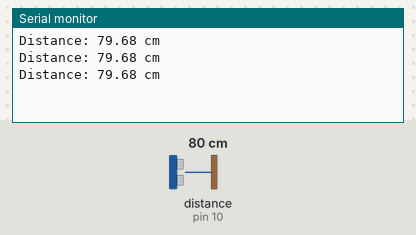
The sketch below on a simulated Arduino Uno, built with avr-gcc and run on an emulated ATmega328P. On the bench: the last lines printed to the serial monitor. Wiring (inferred from the names in the program): ultrasonic range finder: trigger pin 9; echo pin 10. The inputs (shaded band) are chosen by the test bench; at power-on: distance to the obstacle (sensor on pin 10) 80 cm. The echo pulse lasts 58.3 µs per cm.

Above: at 1.3 s.
1.4 s: distance to the obstacle (sensor on pin 10) set to 2 cm
At 1.9 s:
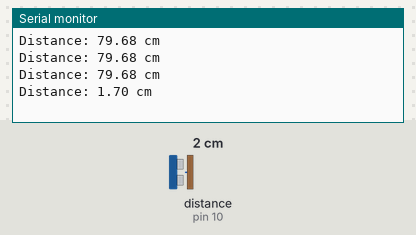
2.9 s: distance to the obstacle (sensor on pin 10) set to 4 cm
At 3.4 s:
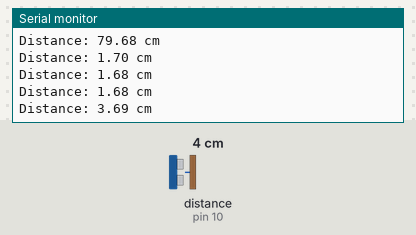
Timing chart, 0 to 5.9 s (numbered marks = the images above; inputs shaded):
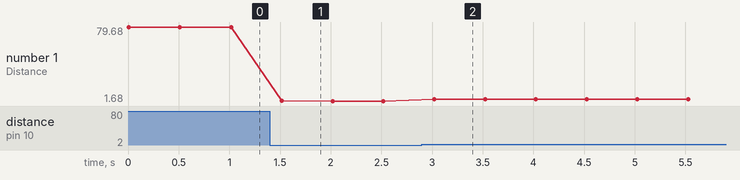

Measured:
- after the input at 1.4 s, the serial monitor: prints a new line after 0.12 s (image 1)
- after the input at 2.9 s, the serial monitor: prints a new line after 0.12 s (image 2)
- plotted number 1: 79.68 → 1.68 after the input at 1.4 s, 1.68 → 3.69 after the input at 2.9 s

The sketch:

sonarAssignment.ino
```cpp
const int TRIG_PIN = 9;
const int ECHO_PIN = 10;

float currentDist;
float minDistance = 9999.0;
float maxDistance = 0.0;
int obstacleCount = 0;

unsigned long startTime;

const int MEASURE_INTERVAL = 500; // ms
const int SUMMARY_INTERVAL = 30000; // ms
const float SOUND_SPEED = 0.0343; // cm per microsecond

// New variables for distinct obstacle detection
bool obstaclePresent = false;  // tracks if currently seeing an obstacle
const float OBSTACLE_THRESHOLD = 100.0; // cm

void setup() {
  Serial.begin(9600);
  pinMode(TRIG_PIN, OUTPUT);
  pinMode(ECHO_PIN, INPUT);
  startTime = millis();
}

void loop() {
  currentDist = getDistance();
  maxDistance = currentDist;

  Serial.print("Distance: ");
  Serial.print(currentDist);
  Serial.println(" cm");

  if (currentDist < minDistance) minDistance = currentDist;
  if (currentDist > maxDistance) maxDistance = currentDist;

  // Detect new obstacle only once when it first appears
  if (currentDist < OBSTACLE_THRESHOLD && !obstaclePresent) {
    obstacleCount++;
    obstaclePresent = true; // mark that obstacle is detected
  }

  // Reset flag when obstacle goes away
  if (currentDist >= OBSTACLE_THRESHOLD && obstaclePresent) {
    obstaclePresent = false;
  }

  if (millis() - startTime >= SUMMARY_INTERVAL) {
    printSummary();
    resetStats();
  }

  delay(MEASURE_INTERVAL);
}

float getDistance() {
  digitalWrite(TRIG_PIN, LOW);
  delayMicroseconds(2);
  digitalWrite(TRIG_PIN, HIGH);
  delayMicroseconds(10);
  digitalWrite(TRIG_PIN, LOW);

  long duration = pulseIn(ECHO_PIN, HIGH);

  return duration * SOUND_SPEED / 2.0;
}

void printSummary() {
  Serial.println("----- 30-Second Summary -----");
  Serial.print("Minimum Distance: ");
  Serial.print(minDistance);
  Serial.println(" cm");

  Serial.print("Maximum Distance: ");
  Serial.print(maxDistance);
  Serial.println(" cm");

  Serial.print("Distinct Obstacles Detected: ");
  Serial.println(obstacleCount);
}

void resetStats() {
  minDistance = 9999.0;
  maxDistance = 0.0;
  obstacleCount = 0;
  startTime = millis();
  obstaclePresent = false;
}
```
